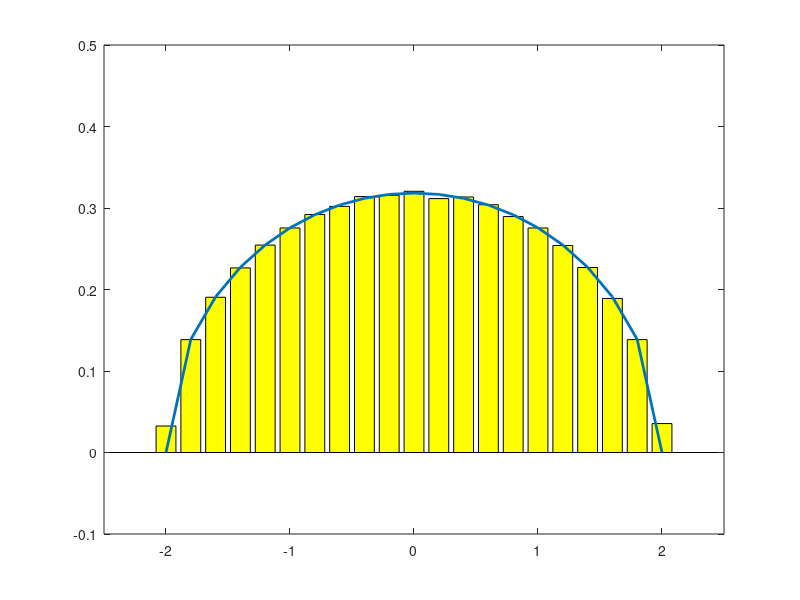

Recreate this plot in MATLAB.
% Experiment : Gaussian Random Symmetric Eigenvalues
% Plot: Histogram of the eigenvalues
% Theory: Semicircle as n−>infinity

%% Parameters
n = 1000;  % matrix size
num_trials = 10;  % number of trials
eigenvalue_samples = [];  % eigenvalue samples
bin_size = .2;  % binsize

%% Experiment
for i=1:num_trials
    A = randn(n);  % random n x n matrix
    S = (A+A') / 2;  % symmetrized matrix
    eigenvalue_samples = [eigenvalue_samples; eig(S)];
end

% Normalize eigenvalues
eigenvalue_samples = eigenvalue_samples / sqrt(n/2);

%% Plot
[count, x] = hist(eigenvalue_samples, -2:bin_size:2);
cla reset
bar(x, count / (num_trials*n*bin_size), 'y');
hold on;
axis([-2.5 2.5 -.1 .5])

%% Theory
plot(x, sqrt(4-x.^2) / (2*pi), 'LineWidth', 2)
